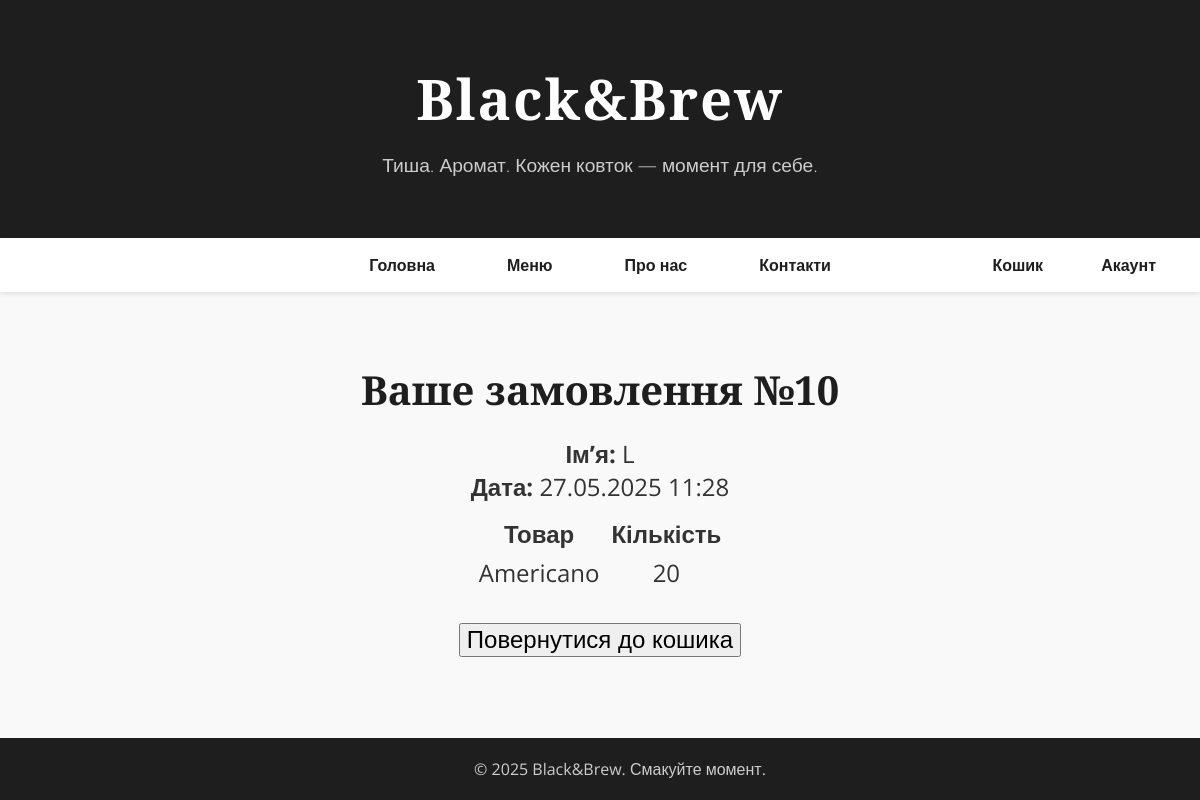
Page /cart/order/10/ on the committed database.
### cart/models.py (models this page shows, shortened)
class Order(models.Model):
    name = models.CharField(max_length=150)
    user = models.ForeignKey(
        settings.AUTH_USER_MODEL,
        null=True,
        blank=True,
        on_delete=models.SET_NULL
    )
    session_key = models.CharField(max_length=40, null=True, blank=True)
    is_completed = models.BooleanField(default=False)
    created_at = models.DateTimeField(auto_now_add=True)

class OrderItem(models.Model):
    product = models.ForeignKey(Product, on_delete=models.CASCADE)
    quantity = models.PositiveIntegerField(default=1)
    order = models.ForeignKey(Order, on_delete=models.CASCADE)

class Product(models.Model):
    name = models.CharField(max_length=100)
    price = models.DecimalField(max_digits=6, decimal_places=2)

### cart/views.py (the view)
# urls.py: path('order/<int:order_id>/', views.order_detail, name='order_detail'),
def order_detail(request, order_id):
    order = get_object_or_404(Order, id=order_id)
    if order.user:
        if request.user != order.user and not request.user.is_staff:
            return redirect('cart:detail')
    else:
        session_key = _get_session_key(request)
        if order.session_key != session_key:
            return redirect('cart:detail')
    return render(request, 'cart/order_detail.html', {'order': order})

### cart/views.py (called while the page is built)
def _get_session_key(request):
    if not request.session.session_key:
        request.session.create()
    return request.session.session_key

### templates/cart/order_detail.html
{% extends 'cart/base.html' %}
{% block content %}
  <h2>Ваше замовлення №{{ order.id }}</h2>
  <p><strong>Ім’я:</strong> {{ order.name }}</p>
  <p><strong>Дата:</strong> {{ order.created_at|date:"d.m.Y H:i" }}</p>
  <table>
    <thead>
      <tr>
        <th>Товар</th>
        <th>Кількість</th>
      </tr>
    </thead>
    <tbody>
      {% for item in order.orderitem_set.all %}
        <tr>
          <td>{{ item.product.name }}</td>
          <td>{{ item.quantity }}</td>
        </tr>
      {% endfor %}
    </tbody>
  </table>
  <div class="cart-back-btn">
    <form action="{% url 'cart:detail' %}" method="get">
      <button type="submit">Повернутися до кошика</button>
    </form>
  </div>
{% endblock %}

### templates/cart/base.html (style rules this page uses)
body { font-family: 'Open Sans', sans-serif; margin:0; padding:0; background:#f9f9f9; color:#333; }
h2 { font-family:'Playfair Display', serif; font-size:2.5em; margin-bottom:20px; color:#1e1e1e; }
table { font-size:1.5em; margin:10px auto; }
table th, table td { padding: 2px 5px; }
button { margin:10px auto; font-size:1.5em; margin:0px auto; }
p { font-size:1.5em; margin:0px auto; }
.cart-back-btn { margin-top: 30px; }

### rows in the picture
Order: id "10", name "L", created_at "27.05.2025 11:28"
OrderItem: product.name "Americano", quantity "20"
